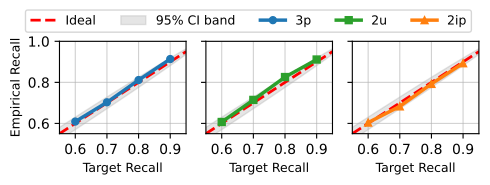

Here is the Python script that generated this plot:
"""
1x3 figure: empirical recall vs target (with CI band, ideal line) per query template (3p, 2u, 2ip).
Columns share x-axis. Data from artifacts/final_results/benchmark_ultraqueryt_normalized.
Prints max precision per template and the target recall where it is achieved.
"""

import matplotlib.pyplot as plt
from matplotlib.lines import Line2D
import numpy as np
import pandas as pd
from pathlib import Path
from scipy import stats

# Configuration: 3 query templates (columns)
query_types = ["ThreeHop", "TwoUnion", "TwoIntersectProject"]
query_labels = ["3p", "2u", "2ip"]
query_colors = ['#1f77b4', '#2ca02c', '#ff7f0e']
query_markers = ['o', 's', '^']
confidence_levels = [0.6, 0.7, 0.8, 0.9]
dataset_key = "nell-955"
sparsity_val = 20

base_path = Path("/data/sonia/conrad/artifacts/final_results/benchmark_ultraqueryt_normalized")

# CI for recall band
ci_level = 0.95
z_score = stats.norm.ppf((1 + ci_level) / 2)


def compute_confidence_band(x_values, num_queries, z_score=z_score):
    """Confidence band around diagonal for mean recall estimate (same as validity script)."""
    if num_queries <= 0:
        return None, None
    x_array = np.array(x_values)
    se = np.sqrt(x_array * (1 - x_array) / num_queries)
    lower_band = np.maximum(0, x_array - z_score * se)
    upper_band = np.minimum(1, x_array + z_score * se)
    return lower_band, upper_band


def load_data(query_type, sparsity):
    """Load target recall, empirical recall, precision, and num_queries from CSV."""
    dir_name = f"conrad_bench_{dataset_key}_{query_type}Pipeline_{sparsity}"
    csv_path = base_path / dir_name / "results_summary.csv"
    if not csv_path.exists():
        return None, None, None, None
    try:
        df = pd.read_csv(csv_path)
        df = df[df['confidence'].isin(confidence_levels)]
        target_recall = df['confidence'].tolist()
        empirical_recall = df['recall'].tolist()
        precision = df['precision'].tolist()
        num_queries = df['num_queries'].tolist()
        return target_recall, empirical_recall, precision, num_queries
    except Exception as e:
        print(f"Error loading {csv_path}: {e}")
        return None, None, None, None


# --- 1x3 grid: columns share x ---
# Proportions and font sizes to match validity_all_from_csv_with_ci.py
fig, axes = plt.subplots(1, 3, figsize=(5, 1.7), sharex=True, sharey=True)
legend_added = False
all_points = []  # (target_recall, empirical_recall, dataset_name, query_label) for deviation analysis
max_precision_per_template = []  # (query_label, max_precision, target_at_max)

for c in range(3):
    query_type = query_types[c]
    query_label = query_labels[c]
    query_color = query_colors[c]
    query_marker = query_markers[c]

    target_recall, empirical_recall, precision_list, num_queries = load_data(
        query_type, sparsity_val
    )

    # Max precision and setup where achieved
    if precision_list is not None and target_recall is not None and len(precision_list) > 0:
        i_max = int(np.argmax(precision_list))
        max_precision_per_template.append((
            query_label,
            precision_list[i_max],
            target_recall[i_max],
        ))

    # Recall vs target (validity-style)
    ax = axes[c]
    if num_queries and len(num_queries) > 0:
        n = num_queries[0]
        x_band = np.linspace(0.55, 0.95, 200)
        lower_band, upper_band = compute_confidence_band(x_band, n, z_score)
        if lower_band is not None:
            label_band = f'{int(ci_level*100)}% CI band' if not legend_added else None
            ax.fill_between(x_band, lower_band, upper_band,
                            alpha=0.2, color='gray', zorder=0, label=label_band)
            if label_band:
                legend_added = True

    x_line = np.linspace(0.55, 0.95, 100)
    ideal_label = 'Ideal' if c == 0 else None
    ax.plot(x_line, x_line, linestyle='--', color='red', label=ideal_label,
            linewidth=2, zorder=2)

    if target_recall is not None and empirical_recall is not None:
        ax.plot(target_recall, empirical_recall, marker=query_marker,
                color=query_color, linewidth=2.5, markersize=5, zorder=3)
        for t, e in zip(target_recall, empirical_recall):
            all_points.append((t, e, "NELL-955", query_label))

    ax.set_xlim(0.55, 0.95)
    ax.set_ylim(0.55, 1)
    ax.set_xticks(confidence_levels)
    ax.grid(True, alpha=0.6)
    # Title left empty; query type shown in figure legend
    if c == 0:
        ax.set_ylabel('Empirical Recall', fontsize=9)
    ax.set_xlabel('Target Recall', fontsize=9)

# --- Highest deviation from ideal (y = x) ---
upward = [(e - t, (t, e, ds, ql)) for t, e, ds, ql in all_points if e > t]
downward = [(t - e, (t, e, ds, ql)) for t, e, ds, ql in all_points if e < t]
max_up = max(upward, key=lambda x: x[0]) if upward else None
max_down = max(downward, key=lambda x: x[0]) if downward else None

print("\n--- Deviation from ideal (empirical recall vs target recall) ---")
if max_up is not None:
    dev, (t, e, ds, ql) = max_up
    print(f"Highest upward deviation:   {dev:.4f}  at target={t:.2f}, empirical={e:.4f}  [{ds}, {ql}]")
else:
    print("Highest upward deviation:   (none; no point above the diagonal)")
if max_down is not None:
    dev, (t, e, ds, ql) = max_down
    print(f"Highest downward deviation: {dev:.4f}  at target={t:.2f}, empirical={e:.4f}  [{ds}, {ql}]")
else:
    print("Highest downward deviation: (none; no point below the diagonal)")
print()

# --- Maximum precision per query template ---
print("--- Maximum precision per query template ---")
for ql, max_prec, target_at_max in max_precision_per_template:
    print(f"  {ql}: max precision = {max_prec:.4f}  at target recall = {target_at_max}")
print()

# Figure-level legend: Ideal, CI band, then query types (3p, 2u, 2ip)
handles, labels = axes[0].get_legend_handles_labels()
# Proxy artists for query types (line + marker, same as in plot)
for ql, color, marker in zip(query_labels, query_colors, query_markers):
    handles.append(Line2D([0], [0], color=color, marker=marker, linestyle='-',
                         linewidth=2.5, markersize=5, label=ql))
    labels.append(ql)
# Reorder so "Ideal" comes first
ideal_idx = next((i for i, label in enumerate(labels) if label == 'Ideal'), None)
if ideal_idx is not None and ideal_idx != 0:
    handles = [handles[ideal_idx]] + [h for i, h in enumerate(handles) if i != ideal_idx]
    labels = [labels[ideal_idx]] + [l for i, l in enumerate(labels) if i != ideal_idx]
fig.legend(handles, labels, loc='upper left', ncol=len(handles), fontsize=9,
           bbox_to_anchor=(0.05, 1.1))

plt.tight_layout()

out_dir = Path(__file__).resolve().parent
plt.savefig(out_dir / "recall_precision_ultraqueryt.pdf", dpi=300, bbox_inches='tight')
plt.savefig(out_dir / "recall_precision_ultraqueryt.png", dpi=300, bbox_inches='tight')
print(f"Saved to {out_dir / 'recall_precision_ultraqueryt.pdf'} and .png")
